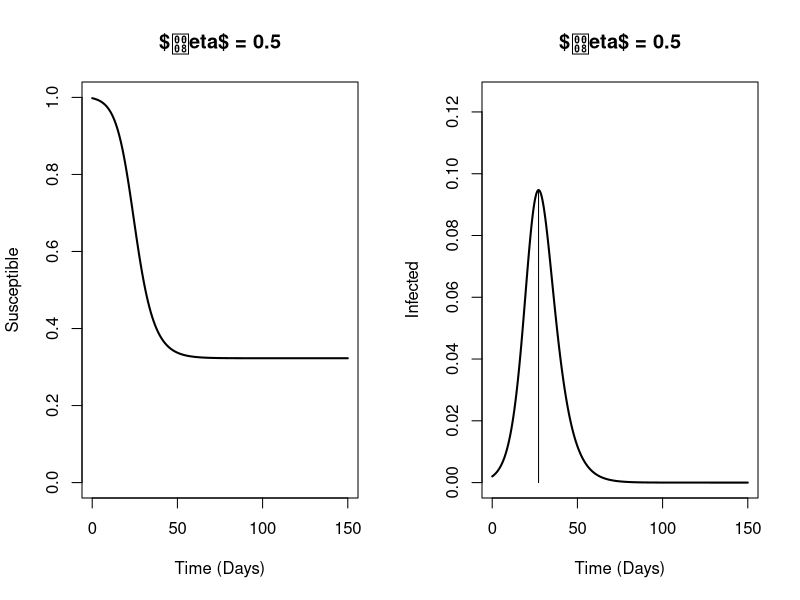
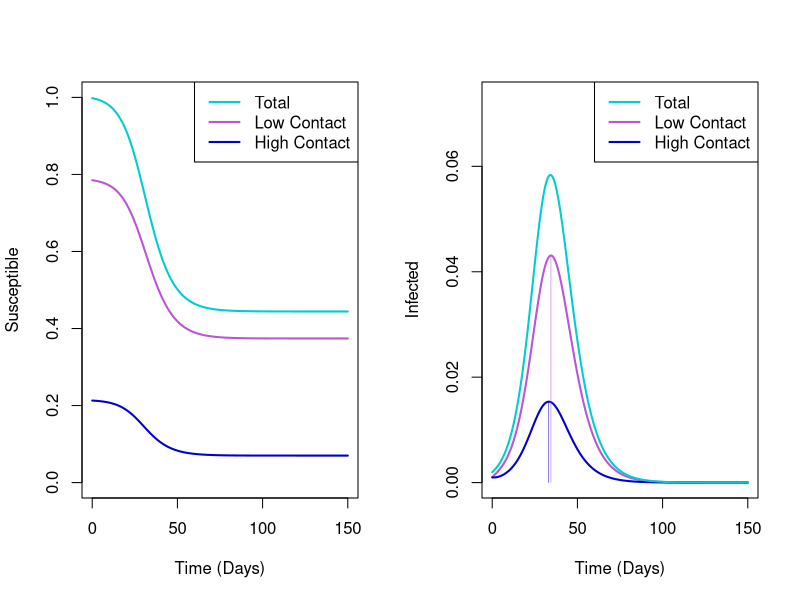
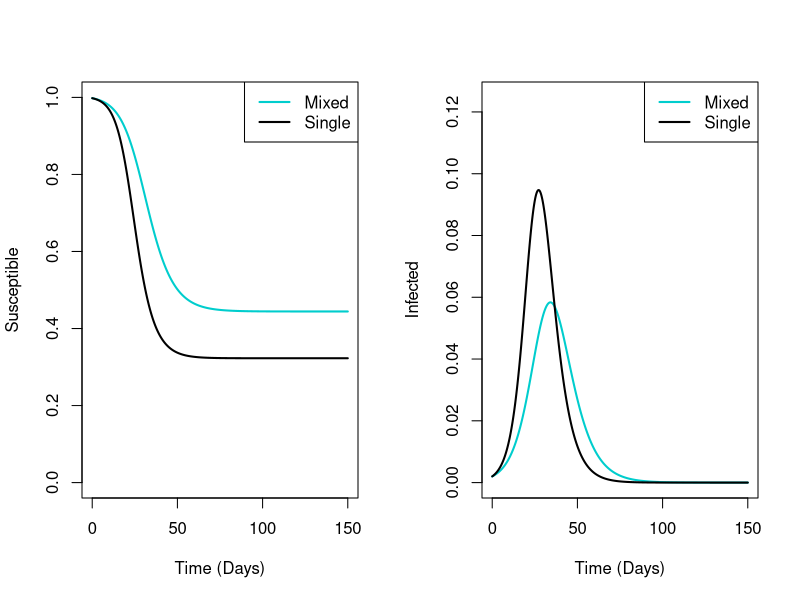
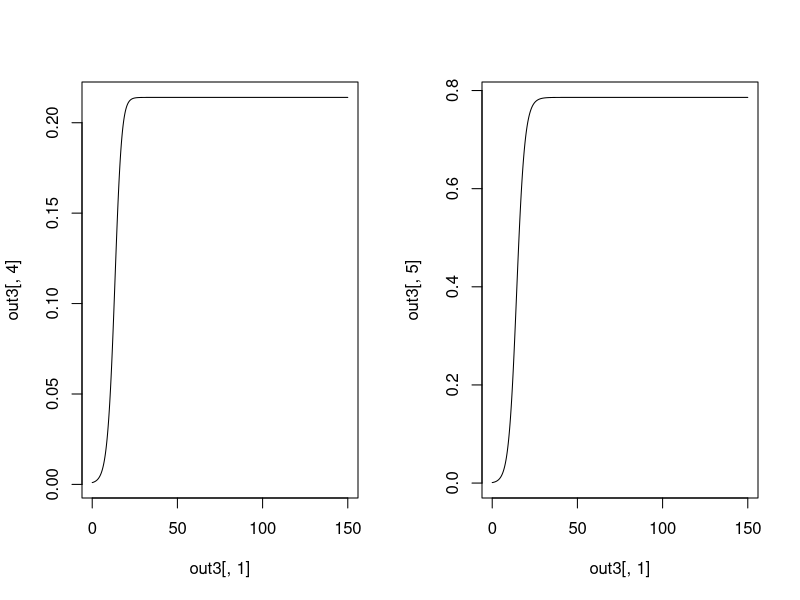

Recreate these plots in R, in order.
#install.packages("deSolve")
library(deSolve)
library(dplyr)

###################################################################
####################HOMOGENEOUSLY-MIXED MODEL######################
###################################################################

out1 <- function(b,y=0.3){
  parameters1 <- function(b, y = 0.3){
    X<- c(b,y)
    return(X)
  }
  state1 <- c(S = 0.998, I = 0.002)
  Eq1 <- function(t, state1, parameters1){
    with(as.list(c(state1,parameters1)),{
      dS <- -b*S*I
      dI <- b*S*I - y*I
      list(c(dS,dI))
    })
  }
  times1 <- seq(0, 150, by = 0.01)
  out1 <- ode(y=state1, times = times1, 
              func = Eq1, parms = parameters1)
  return(out1)
}

####################BETA=0.5####################
b = 0.5

M <- max(out1(b)[,3]) ##maximum percentage of infected individuals (low)
a <- out1(b)[which(out1(b)[,3]> M - 0.000001 & out1(b)[,3] <  M + 0.000001),]

####################PLOTTING FOR BETA=0.5####################
par(mfrow=c(1,2))

plot(out1(b)[,1],out1(b)[,2], type = "l", ylim = c(0,1), xlab="Time (Days)", ylab = "Susceptible", col = 1, lwd = 2)
title(main = "$\beta$ = 0.5")

plot(out1(b)[,1],out1(b)[,3], type = "l", ylim = c(0, M+0.03), xlab = "Time (Days)", ylab = "Infected", lwd = 2, col = 1)
title(main = "$\beta$ = 0.5")
segments(x0=a[1,1], y0=0, x1=a[1,1], y1=a[1,3], col = 1)


###################################################################
####################HETEROGENEOUSLY-MIXED MODEL####################
###################################################################

out2 <- function(b1,b2,y=0.3){
  parameters2 <- function(b1, b2, y = 0.3){
    X<- c(b1,b2,y)
    return(X)
  }
  state2 <- c(S1 = 0.213, S2 = 0.785, I1 = 0.001, I2 = 0.001)
Eq2 <- function(t, state2, parameters2){
  with(as.list(c(state2,parameters2)),{
    dS1 <- -b1*S1*(I1+I2)
    dS2 <- -b2*S2*(I1+I2)
    dI1 <- b1*S1*(I1+I2) - y*I1
    dI2 <- b2*S2*(I1+I2) - y*I2
    list(c(dS1, dS2, dI1, dI2))
  })
}
  times2 <- seq(0, 150, by = 0.01)
  out2 <- ode(y=state2, times = times2, 
              func = Eq2, parms = parameters2(b1=b1,b2=b2))
  return(out2)
}

####################BETA1=0.6 & BETA2=0.4####################
b1 = 0.6
b2 = 0.4

M1 <- max(out2(b1,b2)[,4]) ##maximum percentage of infected individuals (high contact)
a1 <- out2(b1,b2)[which(out2(b1,b2)[,4]>M1-0.0000001 & out2(b1,b2)[,4] < M1 + 0.0000001),]

M2 <- max(out2(b1,b2)[,5]) ##maximum percentage of infected individuals (low contact)
a2 <- out2(b1,b2)[which(out2(b1,b2)[,5]>M2 -0.0000001 & out2(b1,b2)[,5] < M2 + 0.0000001),]

#################PLOTTING FOR BETA1=0.6 & BETA2=0.4#################
par(mfrow=c(1,2))

plot(out2(b1,b2)[,1],out2(b1,b2)[,3], type = "l", ylim = c(0,1), xlab="Time (Days)", ylab = "Susceptible", col = "mediumorchid", lwd = 2)
lines(out2(b1,b2)[,1],out2(b1,b2)[,2], type="l", col = "mediumblue", lwd = 2)
lines(out2(b1,b2)[,1],out2(b1,b2)[,3] + out2(b1,b2)[,2], type="l", col = "cyan3", lwd = 2)
legend("topright", c("Total", "Low Contact", "High Contact"), col = c("cyan3", "mediumorchid", "mediumblue"), lwd = c(2,2,2))
#title(main ="$\beta_1$ = 0.6,$\beta_2$ = 0.4")

plot(out2(b1,b2)[,1],out2(b1,b2)[,5], type = "l", ylim = c(0,max(M1,M2)+0.03), xlab = "Time (Days)", ylab = "Infected", col = "mediumorchid", lwd=2)
lines(out2(b1,b2)[,1],out2(b1,b2)[,4], type="l", col = "mediumblue", lwd = 2)
lines(out2(b1,b2)[,1],out2(b1,b2)[,5] + out2(b1,b2)[,4], type="l", col = "cyan3", lwd =2)
legend("topright", c("Total", "Low Contact", "High Contact"), col = c("cyan3", "mediumorchid", "mediumblue"), lwd = c(2,2,2))
##title(main = "$\beta_1$ = 0.9,$\beta_2$ = 0.1")
segments(x0=a1[1,1], y0=0, x1=a1[1,1], y1=a1[1,4], col = "mediumblue", lwd = 0.5)
segments(x0=a2[1,1], y0=0, x1=a2[1,1], y1=a2[1,5], col = "mediumorchid", lwd = 0.5)

#################PLOTTING FOR BETA1=0.6 & BETA2=0.4 & BETA=0.5#################
plot(out2(b1,b2)[,1],out2(b1,b2)[,3] + out2(b1,b2)[,2], type = "l", ylim = c(0,1), xlab="Time (Days)", ylab = "Susceptible", col = "cyan3", lwd = 2)
lines(out1(b)[,1],out1(b)[,2], type = "l",col = 1, lwd = 2)
legend("topright", c("Mixed", "Single"), col = c("cyan3", 1), lwd = c(2,2))

plot(out2(b1,b2)[,1],out2(b1,b2)[,5] + out2(b1,b2)[,4], type = "l", ylim = c(0,max(max(M1,M2)+0.03,M+0.03)), xlab = "Time (Days)", ylab = "Infected", col = "cyan3", lwd=2)
lines(out1(b)[,1],out1(b)[,3], type = "l",  lwd = 2, col = 1)
legend("topright", c("Mixed", "Single"), col = c("cyan3", 1), lwd = c(2,2))


###################################################################
###########################FINAL SIZE#############################
###################################################################
{parameters3<-c(b1 = 0.6, b2 = 0.4, y = 0.3)
state3 <- c(S1 = 0.213, S2 = 0.785, I1 = 0.001, I2 = 0.001)
Eq3 <- function(t, state3, parameters3){
  with(as.list(c(state3,parameters3)),{
    dS1 <- -b1*S1*(I1+I2)
    dS2 <- -b2*S2*(I1+I2)
    dI1 <- b1*S1*(I1+I2)
    dI2 <- b2*S2*(I1+I2)
    list(c(dS1, dS2, dI1, dI2))
  })
}
times3 <- seq(0, 150, by = 0.01)
out3 <- ode(y=state3, times = times3, 
            func = Eq3, parms = parameters3)}

plot(out3[,1], out3[,4], type = "l")
plot(out3[,1], out3[,5], type = "l")
